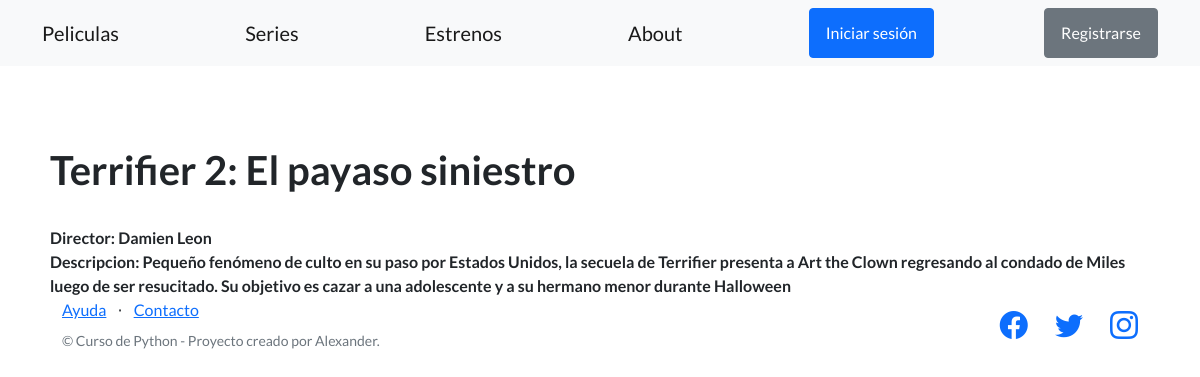
Page /plataforma/ver-estreno/2/ on the committed database.
### critica_cine/models.py (models this page shows, shortened)
class Proximos_estrenos(models.Model):
    nombre_de_pelicula = models.CharField(max_length=200)
    director = models.CharField(max_length=200)
    pais_de_origen = models.CharField(max_length=200)
    descripcion = models.CharField(max_length=500)

### critica_cine/views.py (the view)
# urls.py: path("ver-estreno/<int:pk>/", EstrenoDetailView.as_view(), name="ver_estreno"),
class EstrenoDetailView(DetailView):
    model = Proximos_estrenos
    success_url = reverse_lazy ('estrenos')
    template_name = "critica_cine/detalle_estreno.html"

### critica_cine/templates/critica_cine/detalle_estreno.html (shortened to what this page needs)
{% extends "critica_cine/base.html" %}
{% block contenido %}
<h1> {{ object.nombre_de_pelicula}}</h1><br>
<b>Director: {{ object.director}}</b><br>
<b>Descripcion: {{ object.descripcion}} </b>
<br>
<a href="{% url "series" %} >Volver a la lista</a>
{% endblock contenido %}

### rows in the picture
Proximos_estrenos: nombre_de_pelicula "Terrifier 2: El payaso siniestro", director "Damien Leon", descripcion "Pequeño fenómeno de culto en su paso por Estados Unidos, la secuela de Terrifier presenta a Art the Clown regresando al condado de Miles luego de ser resucitado. Su objetivo es cazar a una adolescente y a su hermano menor durante Halloween"
